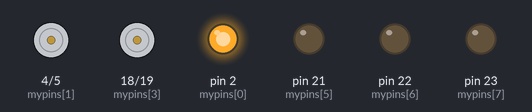
Recording of a sketch running on a simulated Arduino Mega 2560, built with avr-gcc and run on an emulated ATmega2560. Shown: motor-driver pin pairs drawn as motors (green arrow = first pin HIGH = forward, orange = second pin HIGH = backward, longer = more drive), output pins drawn as LEDs (lit = HIGH). What the sketch prints to the serial monitor is not drawn.

Above: at 0.05 s.
At 0.49 s:
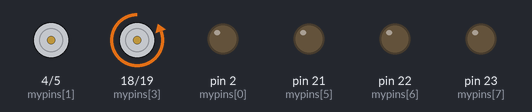
At 0.82 s:
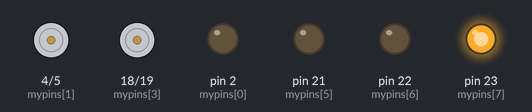
At 1.7 s:
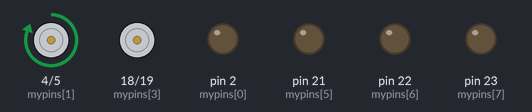
At 2.58 s:
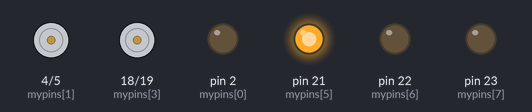
At 3.46 s:
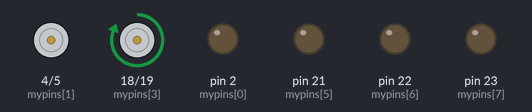
Timing chart, 0 to 3.8 s (numbered marks = the images above):
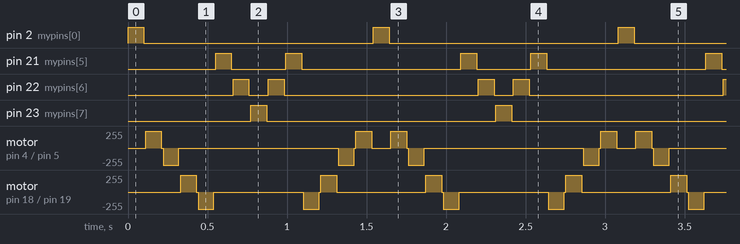

The sketch:

Diwali_Lights.ino
```cpp
int mypins[8] = {2, 4, 5, 18, 19, 21, 22, 23}, i;
void setup()
{
  //7 reds,6 greens,5 blues,5 whites
  Serial.begin(9600);
  for (i = 0; i < 8; i++)
  {
    pinMode(mypins[i], OUTPUT);
  }
}
void loop()
{
  for (i = 0; i < 7; i++)
  {
    Serial.print(i);
    digitalWrite(mypins[i], HIGH);
    delay(100);
    digitalWrite(mypins[i], LOW);
    delay(10);
  }
  for (i = 7; i >= 1; i--)
  {
    Serial.print(i);
    digitalWrite(mypins[i], HIGH);
    delay(100);
    digitalWrite(mypins[i], LOW);
    delay(10);
  }
}
```

Measured:
- by itself, pin 2 (mypins[0]), pin 23 (mypins[7]): alternates HIGH for 0.10 s and LOW for 1.4 s
- by itself, pin 21 (mypins[5]): repeats every 1.5 s: LOW 0.34 s, HIGH 0.10 s, LOW 1.0 s, HIGH 0.10 s
- by itself, pin 22 (mypins[6]): repeats every 1.5 s: LOW 0.12 s, HIGH 0.10 s, LOW 1.2 s, HIGH 0.10 s
- by itself, motor on pin 4 (mypins[1]) / pin 5 (mypins[2]): repeats every 1.5 s: stopped 0.01 s, backward 255/255 0.10 s, stopped 1.0 s, backward 255/255 0.10 s, stopped 0.01 s, forward 255/255 0.10 s, stopped 0.12 s, forward 255/255 0.10 s
- by itself, motor on pin 18 (mypins[3]) / pin 19 (mypins[4]): repeats every 1.5 s: stopped 0.01 s, backward 255/255 0.10 s, stopped 0.56 s, backward 255/255 0.10 s, stopped 0.01 s, forward 255/255 0.10 s, stopped 0.56 s, forward 255/255 0.10 s
